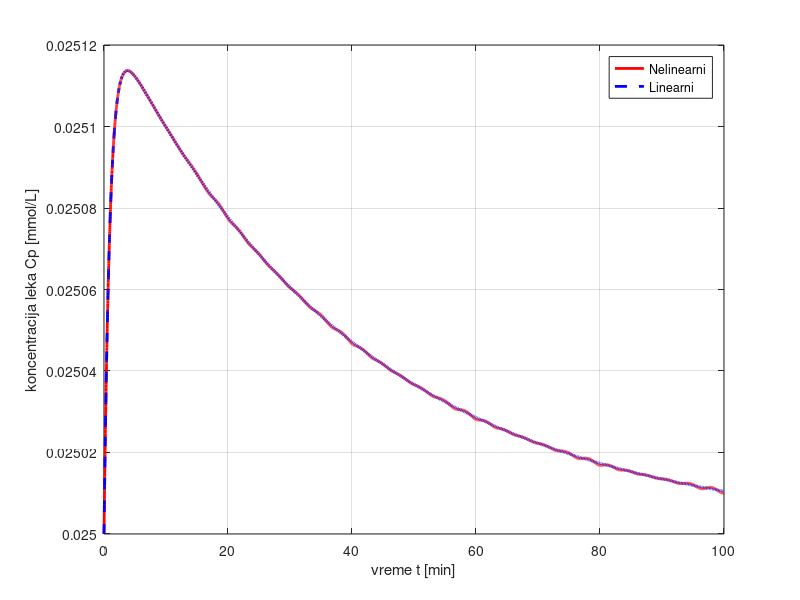

MATLAB code for this plot:
pkg load control

% parametri (uzete su srednje vrednosti za parametre koji su dati u opsezima)
ka = 1;
ke = 0.025;
V = 80;
k = 1;
alfa = 5;

% MRT
Cp0 = 0.025;
Ad0 = (ke * Cp0 * V)/ka;
u0 = (ke * Cp0 * V)/(k - (alfa * ke * Cp0 * V));

% nelinearni model
function dx = sistem(t, x, ka, ke, V, k, alfa, u)
  dx = zeros(2,1);
  Ad = x(1);
  Cp = x(2);
  dx(1) = (-ka * Ad) + (k * u)/(1 + (alfa * u));
  dx(2) = (ka * Ad)/V - (ke * Cp);
end

% plotovanje nelinearnog modela
t = 0:0.01:100;
x0 = [Ad0 + 0.01; Cp0];   % malo odstupanje od radne tacke, perturbacija

f = @(t,x) sistem(t, x, ka, ke, V, k, alfa, u0);
[t, x] = ode45(f, t, x0);

figure;
plot(t, x(:,2), 'r', 'LineWidth', 2);
xlabel('vreme t [min]');
ylabel('koncentracija leka Cp [mmol/L]');
hold on;

% linearizovan model
A = [-ka, 0; ka/V, -ke];
B = [k/((1 + alfa * u0)^2); 0];
C = [0 1];
D = 0;

sys = ss(A, B, C, D);

u_dev = zeros(size(t));		% devijantne vrednosti, odstupanja od radne tacke
x0_dev = [0.01; 0];

[y_lin, t_lin] = lsim(sys, u_dev, t, x0_dev);

Cp_lin = y_lin + Cp0;

plot(t_lin, Cp_lin, 'b--', 'LineWidth', 2);
legend('Nelinearni', 'Linearni');
grid on;
